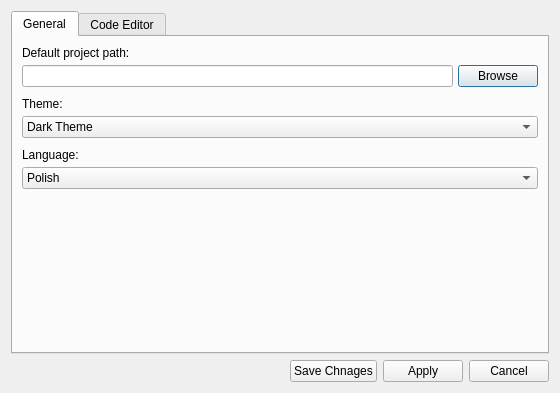
<?xml version="1.0" encoding="UTF-8"?>
<ui version="4.0">
 <class>OptionsDialog</class>
 <widget class="QDialog" name="OptionsDialog">
  <property name="geometry">
   <rect>
    <x>0</x>
    <y>0</y>
    <width>560</width>
    <height>393</height>
   </rect>
  </property>
  <property name="windowTitle">
   <string>Options</string>
  </property>
  <layout class="QGridLayout" name="gridLayout">
   <item row="0" column="0">
    <layout class="QVBoxLayout" name="verticalLayout">
     <item>
      <widget class="QTabWidget" name="tabWidget">
       <property name="currentIndex">
        <number>0</number>
       </property>
       <widget class="QWidget" name="generalTab">
        <attribute name="title">
         <string>General</string>
        </attribute>
        <layout class="QGridLayout" name="gridLayout_2">
         <item row="0" column="0">
          <layout class="QVBoxLayout" name="verticalLayout_5">
           <property name="spacing">
            <number>10</number>
           </property>
           <item>
            <layout class="QVBoxLayout" name="verticalLayout_2">
             <property name="spacing">
              <number>5</number>
             </property>
             <item>
              <widget class="QLabel" name="label">
               <property name="text">
                <string>Default project path:</string>
               </property>
              </widget>
             </item>
             <item>
              <layout class="QHBoxLayout" name="horizontalLayout_2">
               <item>
                <widget class="QLineEdit" name="defaultProjectPathLineEdit">
                 <property name="text">
                  <string/>
                 </property>
                </widget>
               </item>
               <item>
                <widget class="QPushButton" name="browseButton">
                 <property name="text">
                  <string>Browse</string>
                 </property>
                </widget>
               </item>
              </layout>
             </item>
            </layout>
           </item>
           <item>
            <layout class="QVBoxLayout" name="verticalLayout_3">
             <property name="spacing">
              <number>5</number>
             </property>
             <item>
              <widget class="QLabel" name="label_2">
               <property name="text">
                <string>Theme:</string>
               </property>
              </widget>
             </item>
             <item>
              <widget class="QComboBox" name="themeComboBox">
               <item>
                <property name="text">
                 <string>Dark Theme</string>
                </property>
               </item>
              </widget>
             </item>
            </layout>
           </item>
           <item>
            <layout class="QVBoxLayout" name="verticalLayout_4">
             <property name="spacing">
              <number>5</number>
             </property>
             <item>
              <widget class="QLabel" name="label_3">
               <property name="text">
                <string>Language:</string>
               </property>
              </widget>
             </item>
             <item>
              <widget class="QComboBox" name="languageComboBox">
               <item>
                <property name="text">
                 <string>Polish</string>
                </property>
               </item>
              </widget>
             </item>
            </layout>
           </item>
           <item>
            <spacer name="verticalSpacer">
             <property name="orientation">
              <enum>Qt::Vertical</enum>
             </property>
             <property name="sizeHint" stdset="0">
              <size>
               <width>20</width>
               <height>40</height>
              </size>
             </property>
            </spacer>
           </item>
          </layout>
         </item>
        </layout>
       </widget>
       <widget class="QWidget" name="tab_2">
        <attribute name="title">
         <string>Code Editor</string>
        </attribute>
       </widget>
      </widget>
     </item>
     <item>
      <layout class="QHBoxLayout" name="horizontalLayout">
       <item>
        <spacer name="horizontalSpacer">
         <property name="orientation">
          <enum>Qt::Horizontal</enum>
         </property>
         <property name="sizeHint" stdset="0">
          <size>
           <width>40</width>
           <height>20</height>
          </size>
         </property>
        </spacer>
       </item>
       <item>
        <widget class="QPushButton" name="saveChangesPushButton">
         <property name="text">
          <string>Save Chnages</string>
         </property>
        </widget>
       </item>
       <item>
        <widget class="QPushButton" name="applyPushButton">
         <property name="text">
          <string>Apply</string>
         </property>
        </widget>
       </item>
       <item>
        <widget class="QPushButton" name="cancelButton">
         <property name="text">
          <string>Cancel</string>
         </property>
        </widget>
       </item>
      </layout>
     </item>
    </layout>
   </item>
  </layout>
 </widget>
 <resources/>
 <connections>
  <connection>
   <sender>cancelButton</sender>
   <signal>clicked()</signal>
   <receiver>OptionsDialog</receiver>
   <slot>reject()</slot>
   <hints>
    <hint type="sourcelabel">
     <x>493</x>
     <y>368</y>
    </hint>
    <hint type="destinationlabel">
     <x>517</x>
     <y>445</y>
    </hint>
   </hints>
  </connection>
 </connections>
</ui>
